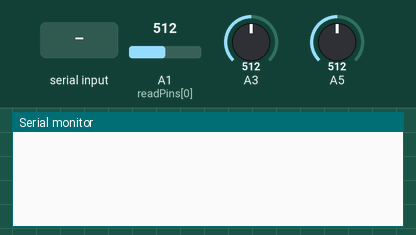
The sketch below on a simulated Arduino Uno, built with avr-gcc and run on an emulated ATmega328P. On the bench: the last lines printed to the serial monitor. The inputs (shaded band) are chosen by the test bench; at power-on: A1 (readPins[0]) = 512, A3 = 512, A5 = 512.

Above: at 1.2 s.
1.3 s: "T" received over Serial
At 2.2 s:
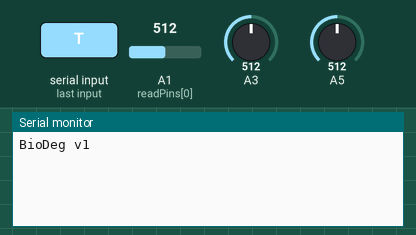
2.8 s: "M" received over Serial
At 3.7 s:
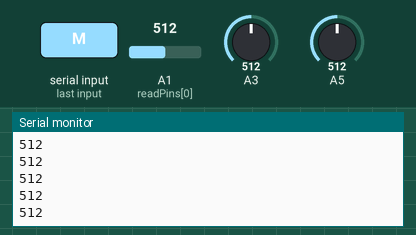

Measured:
- after the input at 1.3 s, the serial monitor: prints a new line at once (image 1)
- after the input at 2.8 s, the serial monitor: prints a new line at once (image 2)

The sketch:

biodeg_arduino.ino
```cpp
int readPins[] = {15, 13, 11, 9, 7, 5, 3, 1, 0};

void setup() {
  // put your setup code here, to run once:
  Serial.begin(9600);
}

void loop() {
  //Check if we have a character in the Serial buffer
  if (Serial.available() > 0)
  {
    int incByte = Serial.read(); //Read out a character
    if (incByte == 84) //if it is the letter T, send a T back to confirm
    {
      Serial.println("BioDeg v1");
    }
    else if (incByte == 77) //if the character is not a line break, do stuff
    {
      for (int i = 0; i < 9; i++)
      {
        Serial.println(analogRead(readPins[i]));
      }
    }
  }
}
```
